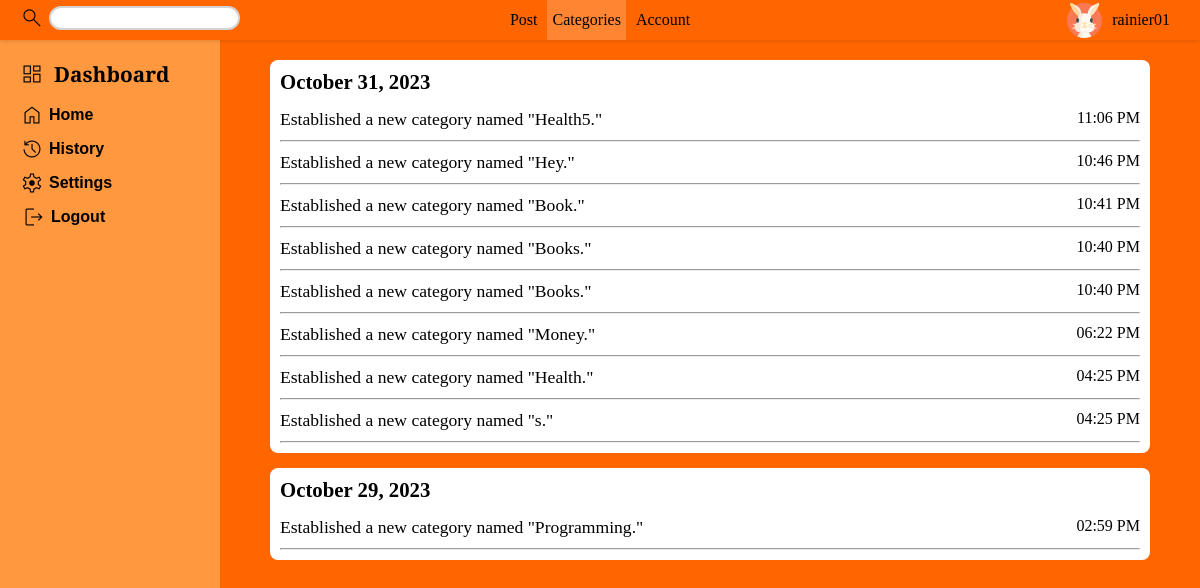
The page /history/categories (signed in) on the database its author committed.
### tables this page shows
CREATE TABLE "src_avatar" (
	"avatarID"	INTEGER NOT NULL,
	"avatarPath"	TEXT NOT NULL,
	PRIMARY KEY("avatarID" AUTOINCREMENT)
);

CREATE TABLE "users" (
	"user_id"	INTEGER,
	"first_name"	TEXT NOT NULL,
	"last_name"	TEXT NOT NULL,
	"username"	NUMERIC NOT NULL UNIQUE,
	"password"	TEXT NOT NULL,
	"date_created"	TEXT NOT NULL,
	"time_created"	TEXT NOT NULL,
	"avatarID"	INTEGER DEFAULT 1,
	PRIMARY KEY("user_id" AUTOINCREMENT)
);

CREATE TABLE "user_history" (
	"date"	TEXT NOT NULL,
	"history_id"	INTEGER NOT NULL,
	"history"	TEXT NOT NULL,
	"user_id"	INTEGER NOT NULL,
	"history_type"	TEXT NOT NULL,
	"time"	TEXT NOT NULL,
	PRIMARY KEY("history_id" AUTOINCREMENT),
	FOREIGN KEY("user_id") REFERENCES "users"("user_id")
);

### app.py (the view, shortened to what this page needs)
@app.route("/history/<type>")
@login_required
def history(type):
    username = session["user_id"]
    user_id = db.execute("SELECT user_id FROM users WHERE username = ?", username)[0]["user_id"]
    organized_history = {}
    count_post = db.execute("SELECT COUNT(links.title_name) AS count FROM links JOIN folders  ON links.folder_id = folders.folder_id WHERE folders.user_id = ?", user_id)[0]['count']
    count_categories = db.execute("SELECT COUNT(folder_name) AS count FROM folders WHERE user_id = ?", user_id)[0]['count']
    all_avatar_path = all_avatar_path = db.execute("SELECT avatarPath FROM src_avatar")
    current_avatar = db.execute("SELECT avatar.avatarPath FROM src_avatar AS avatar JOIN users ON users.avatarID = avatar.avatarID WHERE users.user_id = ?", user_id)[0]['avatarPath']
    current_avatar_path = db.execute("SELECT src_avatar.avatarPath FROM src_avatar JOIN  users ON users.avatarID = src_avatar.avatarID WHERE users.user_id = ?", user_id)[0]['avatarPath']
    history_content = ['post', 'categories', 'account']
    if str(type) == "account":
        records = db.execute("SELECT date, time, history FROM user_history WHERE user_id = ? AND history_type = ? ORDER BY date DESC, time DESC, history_id DESC", user_id, str(type).upper())
        for record in records:
            history = record['history']
            time = record['time']
            date_record = record['date']
            date = history_date_format(date_record)
            if date in organized_history:
                organized_history[date].append((history, time))
            else:
                organized_history[date] = [(history, time)]
        history = "account"
        return render_template("history.html",history = history,history_content = history_content, username = username,organized_history = organized_history, count_post = count_post, count_categories = count_categories, all_avatar_path = all_avatar_path, current_avatar = current_avatar, current_avatar_path = current_avatar_path)
    elif str(type) == "categories":
        records = db.execute("SELECT date, time, history FROM user_history WHERE user_id = ? AND history_type = ? ORDER BY date DESC, time DESC, history_id DESC", user_id, str(type).upper())
        for record in records:
            history = record['history']
            time = record['time']
            date_record = record['date']
            date = history_date_format(date_record)
            if date in organized_history:
                organized_history[date].append((history, time))
            else:
                organized_history[date] = [(history, time)]
        history = "categories"
        return render_template("history.html",history = history,history_content = history_content,username = username, organized_history = organized_history,count_post = count_post, count_categories = count_categories, all_avatar_path = all_avatar_path, current_avatar = current_avatar, current_avatar_path = current_avatar_path)

### helper.py (called while the page is built)
def login_required(f):
    @wraps(f)
    def decorated_function(*args, **kwargs):
        if 'user_id' not in session:
            return redirect(url_for('loginUI'))
        return f(*args, **kwargs)
    return decorated_function

def history_date_format(date_record):
    date_object = datetime.strptime(date_record, "%m-%d-%Y")
    formatted_date = date_object.strftime("%B %d, %Y")
    return str(formatted_date)

### templates/history.html (shortened to what this page needs)
<!DOCTYPE html>
<html lang="en">
<head>
    <link
    rel="stylesheet"
    href="{{ url_for('static', filename='folder-post.css') }}"
  />
  <link
  rel="stylesheet"
  href="{{ url_for('static', filename='style.css') }}"
/>
<link
rel="stylesheet"
href="{{ url_for('static', filename='history.css') }}"
/>
  <link
  rel="stylesheet"
  href="{{ url_for('static', filename='profile-box.css') }}"
/>
</head>
<body>
    <div class="main-container-post">
    <nav class="nav nav-history">
        <div class="searchInput">
          <label for="search"
            ><i class="material-symbols-outlined">Search</i></label
          >
          <input type="text" id="search" autocomplete="off" autofocus />
        </div>
        <div class="middle-nav">
          {% for content in history_content %}
          {% if content == history %}
          <a  class="active-history"  href="/history/{{content}}">{{content | capitalize}}</a>
          {% else %}
          <a href="/history/{{content}}">{{content | capitalize}}</a>
          {% endif %}
          {% endfor %}
        </div>
        <div class="nav-profile">
          <div class="nav-profile-extend">
            <div class="nav-profile-extend-box">
            <img class="prof-img" src="{{ url_for('static', filename='avatars/' ~ current_avatar_path) }}" alt="icon">
            <div>{{username}}</div>
          </div>
          </div>
        </div>
      </nav>
    <aside class="sidebar history-sidebar">
        <button class="dashboard-box">
          <div class="icon-dashboard">
            <i class="material-symbols-outlined dashboard-icon">dashboard</i>
          </div>
          <div id="dashboard-text">Dashboard</div>
        </button>
        <ul >
          <a href="/home">
            <li class="icon-dash">
              <i class="material-symbols-outlined">Home</i>
              <div class="dash-text">Home</div>
            </li>
          </a>
          <a href="" class="current_path">
            <li class="icon-dash">
              <i class="material-symbols-outlined">history</i>
              <div class="dash-text">History</div>
            </li>
          </a>
          <a href="">
            <li class="icon-dash">
              <i class="material-symbols-outlined">settings</i>
              <div class="dash-text">Settings</div>
            </li>
          </a>
          <a href="/logout">
            <li class="icon-dash logout-icon">
              <i class="material-symbols-outlined">logout</i>
              <div class="dash-text">Logout</div>
            </li>
          </a>
        </ul>
      </aside>
      <article class="article-history">
            {% for date,  items in organized_history.items() %}
            <div class="history-box">
              <div class="history-date">{{date}}</div>
              {% for item in items %}
              <ul>
                <li>
                  <div class="history-text">{{item[0]}}</div>
                  <div class="history-time">{{item[1]}}</div>
                </li>
                <hr>
              </ul>
            {% endfor %}
            </div>
            {% endfor %}
      </article>
      </div>
</body>
</html>

### static/folder-post.css (style rules this page uses)
* { padding: 0; margin: 0; box-sizing: border-box; }
:root { --nav_height: 45px; --sidebarwidth:300px; }
.main-container-post { height: 100vh; box-sizing: border-box; background-color: #000; }
.nav { display: flex; justify-content: space-between; align-items: center; padding: 0px 20px 0px 20px; box-shadow: 0px 0px 5px rgba(0, 0, 0, 0.2); position: fixed; z-index: 2; top:0; left: 0; width: 100%; background-color: #FF6600; box-sizing: border-box; height: var(--nav_height); }
.searchInput { flex: 1; display: flex; align-items: flex-start; gap: 5px; }
#search { border-radius: 15px; border: 2px solid lightgray;; background-color: #fff; padding: 3px 5px; }
.middle-nav { flex: 1; flex-wrap: wrap; display: flex; justify-content: center; gap: 10px; }
.nav-profile { flex: 1; display: flex; justify-content: flex-end; height: 100%; }

### static/style.css (style rules this page uses)
* { margin: 0; padding: 0; }
body { position: relative; height: 100vh; background-color: #000; }
:root { --sidebarwidth: 150px; --normalsidebar:60px; }
a { text-decoration: none; color: #000; }
.sidebar { background-color: #ff983f; padding: 20px 20px 20px 20px; position: fixed; width: 220px; box-sizing: border-box; top: 0; bottom: 0; }
.dashboard-box, .dashboard { display: flex; justify-content: flex-start; align-items: center; gap: 10px; }
.dashboard-box { margin-bottom: 15px; background-color: #ff983f; border: none; }
.icon-dash { display: flex; align-items: center; gap: 5px; margin-bottom: 10px; box-sizing: border-box; }
.icon-dashboard { display: flex; align-items: center; gap: 5px; box-sizing: border-box; }
#dashboard-text { font-weight: 700; font-size: 1.3rem; font-family: 'PT Serif', serif; }
.dashboard-icon { font-size: 35px; }
.dash-text { font-family: 'Noto Sans JP', sans-serif; font-weight: 700; display: flex; align-items: flex-start; }
.material-symbols-outlined { font-variation-settings: 'FILL' 0, 'wght' 300, 'GRAD' 1, 'opsz' 50 }
.icon-dashboard { animation: rotate_invert 0.5s ease-in both; }
.logout-icon { padding-left: 2px; }
.prof-img { width: 35px; height: 35px; }
.nav { display: flex; justify-content: space-between; align-items: center; padding: 0px 20px 0px 20px; box-shadow: 0px 0px 5px rgba(0, 0, 0, 0.2); position: fixed; z-index: 2; top: 0; left: 0; width: 100%; background-color: #FF6600; box-sizing: border-box; height: 45px; }
.searchInput input { height: 24px; }
#search { border-radius: 15px; border: 2px solid lightgray; background-color: #fff; padding: 3px 5px; box-sizing: border-box; }
.searchInput { flex: 1; display: flex; align-items: flex-start; gap: 5px; }
.middle-nav { flex: 1; flex-wrap: wrap; display: flex; justify-content: center; gap: 10px; display: none; }

### static/history.css (style rules this page uses)
:root { --nav-height: 40px; --sidebarwidth:220px; }
.nav-history { height: var(--nav-height); }
.history-sidebar { margin-top: var(--nav-height) }
body { background-color: #000; }
.article-history { margin-left: calc(var(--sidebarwidth) + 50px); margin-right: 50px; margin-top: var(--nav-height); padding-top: 20px; box-sizing: border-box; min-height: 100vh; overflow-y: auto; }
.main-container-post { background-color: #FF6600; min-height: 100%; overflow: auto; }
.history-box { background-color: #fff; margin-bottom: 15px; border-radius: 8px; padding: 10px; }
.history-date { font-weight: 700; font-size: 1.3rem; margin-bottom: 5px; }
.history-box ul { list-style: none; }
.history-box ul li { display: flex; justify-content: space-between; padding-top: 10px; padding-bottom: 10px; }
.history-text { font-size: 1.1rem; }
.middle-nav { height: 100%; display: flex; align-items: center; }
.middle-nav a { height: 100%; display: flex; align-items: center; }
.active-history { background-color:#ff8533; padding-left: 5px; padding-right: 5px; }

### static/profile-box.css (style rules this page uses)
body { position: relative; }
.nav-profile-extend { position: relative; }
.nav-profile-extend-box { height: 100%; padding-left: 10px; padding-right: 10px; }
.nav-profile-extend-box { display: flex; align-items: center; gap:10px; }
.prof-img { width: 35px; height: 35px; }

### rows shown on the page
src_avatar: avatarPath (picture)
users: username "rainier01"
user_history: history "Established a new category named \"Health5.\"", time "11:06 PM"
user_history: history "Established a new category named \"Hey.\"", time "10:46 PM"
user_history: history "Established a new category named \"Book.\"", time "10:41 PM"
user_history: history "Established a new category named \"Books.\"", time "10:40 PM"
user_history: history "Established a new category named \"Books.\"", time "10:40 PM"
user_history: history "Established a new category named \"Money.\"", time "06:22 PM"
user_history: history "Established a new category named \"Health.\"", time "04:25 PM"
user_history: history "Established a new category named \"s.\"", time "04:25 PM"
user_history: history "Established a new category named \"Programming.\"", time "02:59 PM"

### other values the page prints
{{ content | capitalize }} "Post" "Account"
{{ content | capitalize }} "Categories"
{{ date }} "October 31, 2023" "October 29, 2023"
